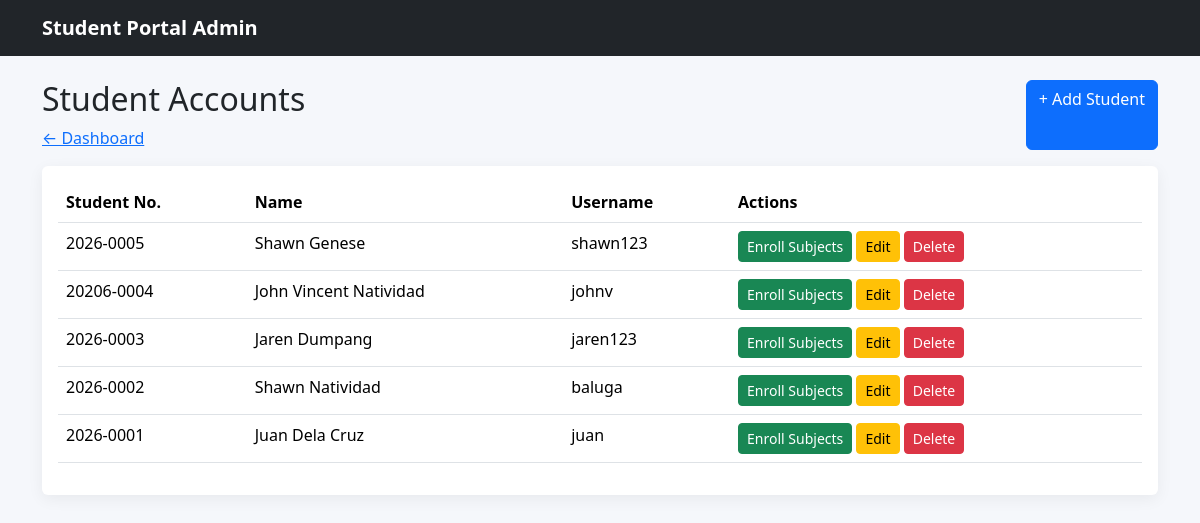
/adrianecostalesphpact/CRUD/crud/admin/students/index.php (signed in), run on the app's committed database.
### tables this page shows
CREATE TABLE `users` (
  `id` int(11) NOT NULL,
  `student_no` varchar(30) DEFAULT NULL,
  `full_name` varchar(100) NOT NULL,
  `username` varchar(50) NOT NULL,
  `password` varchar(255) NOT NULL,
  `role` enum('admin','student') NOT NULL DEFAULT 'student'
);

### adrianecostalesphpact/CRUD/crud/admin/students/index.php (the view, shortened to what this page needs)
<?php
    include "../../config/database.php";
    $sql = "SELECT * FROM users
            WHERE role = 'student' ORDER BY id DESC";
    $result = mysqli_query($conn, $sql);
?>
<!doctype html>
<html lang="en">
<head>
    <link
        href="../../assets/vendor/bootstrap/css/bootstrap.min.css"
        rel="stylesheet"
    >
    <link
        href="../../assets/css/style.css"
        rel="stylesheet"
    >
</head>
<body>
    <nav class="navbar navbar-dark bg-dark">
        <div class="container">
            <a
                class="navbar-brand"
                href="dashboard.html"
            >
                Student Portal Admin
            </a>
        </div>
    </nav>
    <div class="container py-4">
        <div class="d-flex justify-content-between mb-3">
            <div>
                <h2>Student Accounts</h2>
                <a href="../dashboard.php">
                    ← Dashboard
                </a>
            </div>
            <a
                class="btn btn-primary"
                href="create.php"
            >
                + Add Student
            </a>
        </div>
        <div class="card">
            <div class="card-body">
                <table class="table table-hover">
                    <thead>
                        <tr>
                            <th>Student No.</th>
                            <th>Name</th>
                            <th>Username</th>
                            <th>Actions</th>
                        </tr>
                    </thead>
                    <tbody>
                        <?php
                            while($row = mysqli_fetch_assoc($result)){
                        ?>
                        <tr>
                            <td>
                                <?php echo htmlspecialchars($row["student_no"]); ?>
                            </td>
                            <td>
                                <?php echo htmlspecialchars($row["full_name"]); ?>
                            </td>
                            <td>
                                <?php echo htmlspecialchars($row["username"]); ?>
                            </td>
                            <td>
                                <a
                                    class="btn btn-success btn-sm"
                                    href="enroll.html"
                                >
                                    Enroll Subjects
                                </a>
                                <a
                                    class="btn btn-warning btn-sm"
                                    href="student_form.html"
                                >
                                    Edit
                                </a>
                                <button
                                    class="btn btn-danger btn-sm"
                                >
                                    Delete
                                </button>
                            </td>
                        </tr>
                        <?php }?>
                    </tbody>
                </table>
            </div>
        </div>
    </div>
</body>
</html>

### adrianecostalesphpact/CRUD/crud/assets/css/style.css (style rules this page uses)
body { background: #f5f7fb; }
.navbar-brand { font-weight: 700; }
.card { border: 0; box-shadow: 0 0.25rem 1rem rgba(0,0,0,.06); }

### data on the page
users: student_no "2026-0005", full_name "Shawn Genese", username "shawn123"
users: student_no "20206-0004", full_name "John Vincent Natividad", username "johnv"
users: student_no "2026-0003", full_name "Jaren Dumpang", username "jaren123"
users: student_no "2026-0002", full_name "Shawn Natividad", username "baluga"
users: student_no "2026-0001", full_name "Juan Dela Cruz", username "juan"
